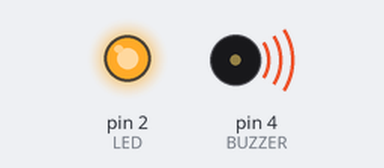
Recording of a sketch running on a simulated Arduino Uno, built with avr-gcc and run on an emulated ATmega328P. On the bench: output pins drawn as LEDs (lit = HIGH), buzzer (waves = sounding, pin HIGH).

Above: at 0.1 s.
At 1.1 s:
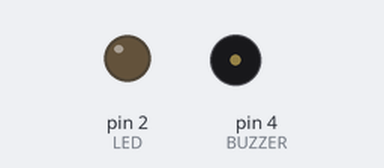
Timing chart, 0 to 40.0 s (numbered marks = the images above):
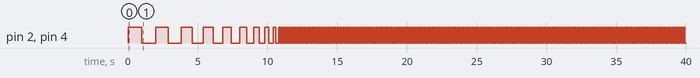

Measured:
- by itself, pin 2 (LED), pin 4 (BUZZER): LOW → HIGH at 0.00 s, → LOW 1.0 s later, → HIGH 1.0 s later, → LOW 0.90 s later, … (310 changes in this stretch)

The sketch:

Keg_prak2.ino
```cpp
#define LED 2
#define BUZZER 4
int delayDuration = 1000;

void setup() {
  pinMode(LED, OUTPUT);
  pinMode(BUZZER, OUTPUT);

}

void loop() {
  digitalWrite(LED, HIGH);
  digitalWrite(BUZZER, HIGH);
  delay(delayDuration);
  digitalWrite(LED, LOW);
  digitalWrite(BUZZER, LOW);
  delay(delayDuration);

  delayDuration -= 100;
  if (delayDuration < 100) {
    delayDuration = 100;
  }

}
```
